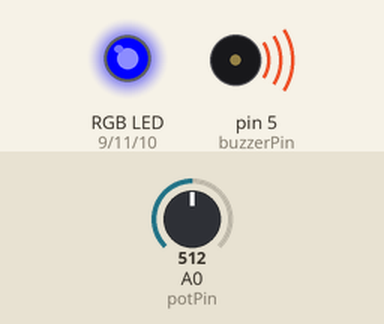
The sketch below on a simulated Arduino Uno, built with avr-gcc and run on an emulated ATmega328P. On the bench: an RGB LED mixed from three pins (HIGH = lit), buzzer (waves = sounding). Inputs (shaded band) come from the test bench; at power-on: A0 (potPin) = 512. What the sketch prints to the serial monitor is not drawn.

Above: at 1.2 s.
1.3 s: A0 (potPin) set to 500
At 2.4 s:
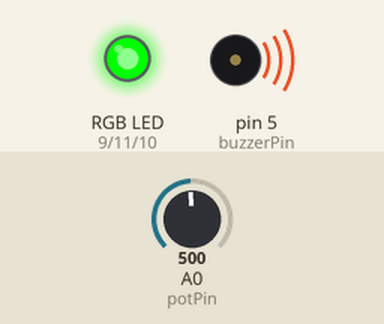
2.8 s: A0 (potPin) set to 273
5.8 s: A0 (potPin) set to 237
At 7.0 s:
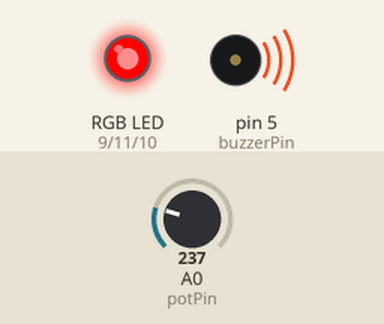
7.3 s: A0 (potPin) set to 0
At 8.1 s:
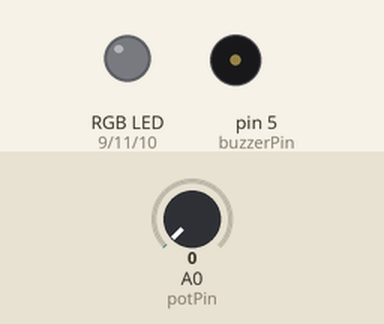
8.8 s: A0 (potPin) set to 900
At 9.1 s:
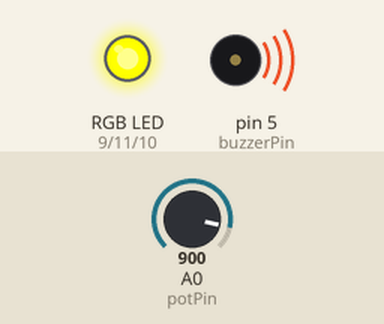
10.3 s: A0 (potPin) set to 774
13.3 s: A0 (potPin) set to 760
At 13.8 s:
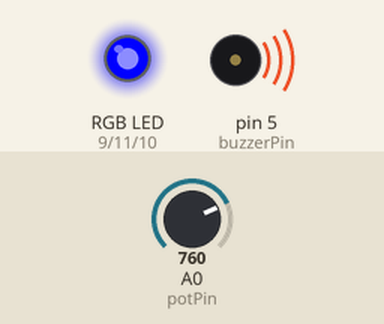
Timing chart, 0 to 16.3 s (numbered marks = the images above; inputs shaded):
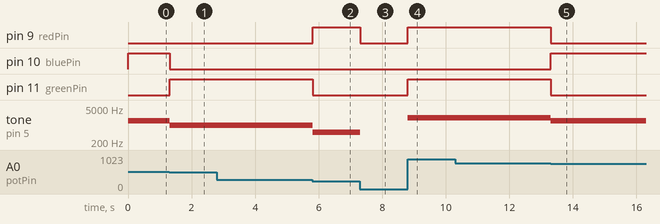

Measured:
- the behaviour switches between 512 and 511 on A0 (potPin) (found by bisection; images 0 and 1)
- the behaviour switches between 256 and 255 on A0 (potPin) (found by bisection; images 1 and 2)
- the behaviour switches between 768 and 767 on A0 (potPin) (found by bisection; images 4 and 5)
- after the input at 1.3 s, pin 10 (bluePin): HIGH → LOW at once; pin 11 (greenPin): LOW → HIGH at once; tone on pin 5 (buzzerPin): 1500 Hz → 1000 Hz at once
- after the input at 5.8 s, pin 9 (redPin): LOW → HIGH at once; pin 11 (greenPin): HIGH → LOW at once; tone on pin 5 (buzzerPin): 1000 Hz → 500 Hz at once
- after the input at 7.3 s, pin 9 (redPin): HIGH → LOW at once; tone on pin 5 (buzzerPin): 500 Hz → silent at once
- after the input at 8.8 s, pin 9 (redPin), pin 11 (greenPin): LOW → HIGH at once; tone on pin 5 (buzzerPin): silent → 2000 Hz at once
- after the input at 13.3 s, pin 9 (redPin), pin 11 (greenPin): HIGH → LOW at once; pin 10 (bluePin): LOW → HIGH at once; tone on pin 5 (buzzerPin): 2000 Hz → 1500 Hz at once

The sketch:

SwitchCaseBuzzerLedRGB.ino
```cpp
const int potPin = A0;    // Potenciómetro conectado a A0
const int buzzerPin = 5;  // Buzzer conectado a D5
const int redPin = 9;     // Componente rojo del LED RGB conectado a D9
const int bluePin = 10;   // Componente azul del LED RGB conectado a D10
const int greenPin = 11;  // Componente verde del LED RGB conectado a D11
int valorPot = 0;         // Variable para almacenar el valor del potenciómetro

void setup() {
  pinMode(potPin, INPUT);      // Configuramos el potenciómetro como entrada
  pinMode(buzzerPin, OUTPUT);  // Configuramos el buzzer como salida
  pinMode(redPin, OUTPUT);     // Configuramos el LED RGB como salida
  pinMode(greenPin, OUTPUT);
  pinMode(bluePin, OUTPUT);
  Serial.begin(115200);  // Iniciamos la comunicación serie
}

void loop() {
  valorPot = analogRead(potPin);  // Leemos el valor del potenciómetro
  int rango = valorPot / 256;     // Dividimos en 4 rangos (0-1023 → 0-3)

  Serial.print("Valor del potenciómetro: ");
  Serial.println(valorPot);

  if (valorPot == 0) {  // Si el potenciómetro está exactamente en 0
    noTone(buzzerPin);  // Apagar el buzzer
    setColor(0, 0, 0);  // Apagar el LED RGB
    Serial.println("Potenciómetro en 0: Buzzer apagado. LED apagado.");
  } else {  // Usar el switch case para otros valores
    // Cambiamos el tono del buzzer y el color del LED RGB según el rango
    switch (rango) {
      case 0:
        tone(buzzerPin, 500);   // Bajo: 500 Hz
        setColor(255, 0, 0);  // Rojo
        Serial.println("Tono bajo: 500 Hz. Color: Rojo.");
        break;
      case 1:
        tone(buzzerPin, 1000);  // Medio-bajo: 1000 Hz
        setColor(0, 255, 0);  // Verde
        Serial.println("Tono medio-bajo: 1000 Hz. Color: Verde.");
        break;
      case 2:
        tone(buzzerPin, 1500);  // Medio-alto: 1500 Hz
        setColor(0, 0, 255);  // Azul
        Serial.println("Tono medio-alto: 1500 Hz. Color: Azul.");
        break;
      case 3:
        tone(buzzerPin, 2000);  // Alto: 2000 Hz
        setColor(255, 255, 0);  // Amarillo
        Serial.println("Tono alto: 2000 Hz. Color: Amarillo.");
        break;
      default:
        noTone(buzzerPin);      // Sin tono
        setColor(0, 0, 0);  // Apagado
        Serial.println("Valor fuera de rango: Buzzer apagado. LED apagado.");
        break;
    }
  }
  delay(10);  // Pausa antes de la siguiente lectura
}

// Función para controlar el color del LED RGB
void setColor(int red, int green, int blue) {
  analogWrite(redPin, red);
  analogWrite(greenPin, green);
  analogWrite(bluePin, blue);
}
```
